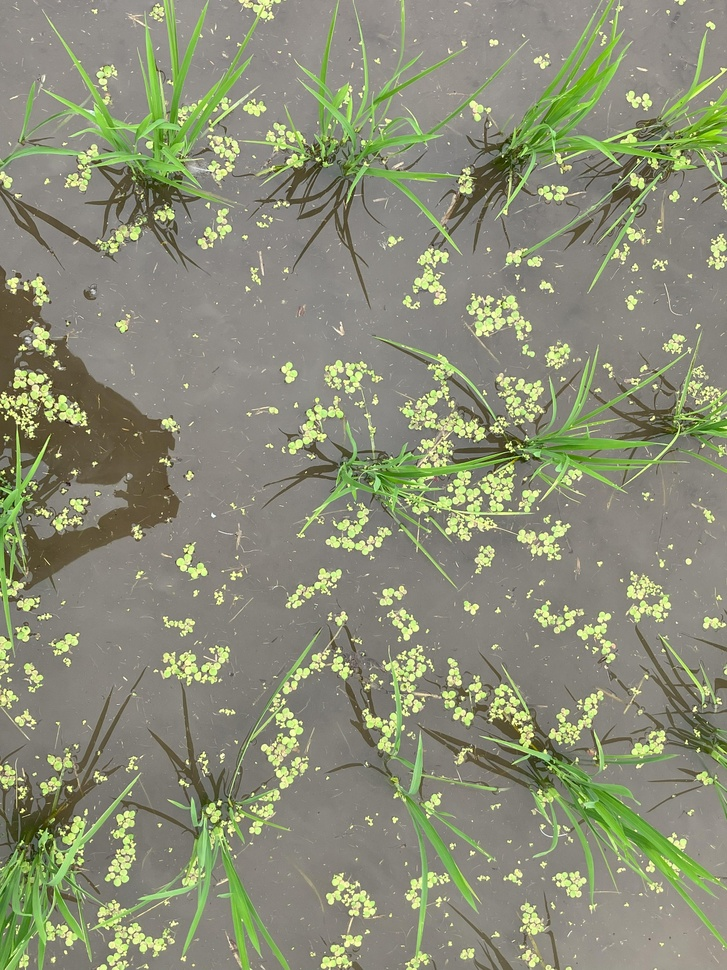
#> input picture src/pkgs/datasets/test_dataset/train/images/IMG_3319_jpg.rf.8db3803bc8d3a8358df8f67e8505e59c.jpg, 727 x 970 px, shrunk from 3024 x 4032 before the run, found by its file name
$ python visualize.py
#> lines starting #> are read from the running program, lines starting #| are printed output that depends on the picture
"""
可視化に関する関数をまとめたモジュール
"""
"""
可視化に関する関数をまとめたモジュール
"""
import numpy as np
import cv2

def overlay_mask_to_image(
        img: np.ndarray,
        mask: np.ndarray,
        alpha: float = 0.5
        ) -> np.ndarray:
    """
    Overlay mask to image with alpha.
    args:
        img: RGB image as np.ndarray. Shape is (H, W, 3).
        mask: Mask as np.ndarray [1, num_classes]. Shape is (H, W).
        alpha: Transparency factor for overlay, range [0, 1].
    returns:
        overlayed_img: Image with mask overlay as np.ndarray. Shape is (H, W, 3).
    """
    # Ensure the input image is in range [0, 255]

    # Define a color map for mask values (1-10)
    color_map = {
        1: (0, 0, 255),    # Blue
        2: (0, 255, 0),    # Green
        3: (255, 0, 0),    # Red
        4: (255, 255, 0),  # Yellow
        5: (255, 0, 255),  # Magenta
        6: (0, 255, 255),  # Cyan
        7: (128, 128, 128),# Gray
        8: (128, 0, 0),    # Maroon
        9: (0, 128, 0),    # Dark Green
        10: (0, 0, 128),   # Navy
    }

    # Create an overlay image of the same shape as the input image
    overlay = np.zeros_like(img, dtype=np.uint8)

    # Assign colors based on mask values
    for value, color in color_map.items():
        overlay[mask == value] = color
    # BGR -> RGB
    overlay = cv2.cvtColor(overlay, cv2.COLOR_BGR2RGB)


    # Blend the original image and the overlay
    overlayed_img = (img * (1 - alpha) + overlay * alpha).astype(np.uint8)

    return overlayed_img

def save_overlayed_image(
        img: np.ndarray,
        mask: np.ndarray,
        save_path: str,
        alpha: float = 0.5
        ) -> None:
    """
    Overlay mask to image and save the result.
    args:
        img: RGB image as np.ndarray. Shape is (H, W, 3).
        mask: Mask as np.ndarray [1, num_classes]. Shape is (H, W).
        save_path: Path to save the overlayed image.
        alpha: Transparency factor for overlay, range [0, 1].
    returns:
        None
    """
    overlayed_img = overlay_mask_to_image(img, mask, alpha=alpha)
    cv2.imwrite(save_path, overlayed_img)

if __name__ == "__main__":
    import cv2
    import matplotlib.pyplot as plt

    # Test overlay_mask_to_image
    img = cv2.imread("src/pkgs/datasets/test_dataset/train/images/IMG_3319_jpg.rf.8db3803bc8d3a8358df8f67e8505e59c.jpg")
#> img is the input picture: shape (970, 727, 3); mean B, G, R 118.4, 142.1, 138.7
    img = cv2.cvtColor(img, cv2.COLOR_BGR2RGB)
    mask = cv2.imread("src/pkgs/datasets/test_dataset/train/masks/IMG_3319_jpg.rf.8db3803bc8d3a8358df8f67e8505e59c_mask.png")[:,:,0]
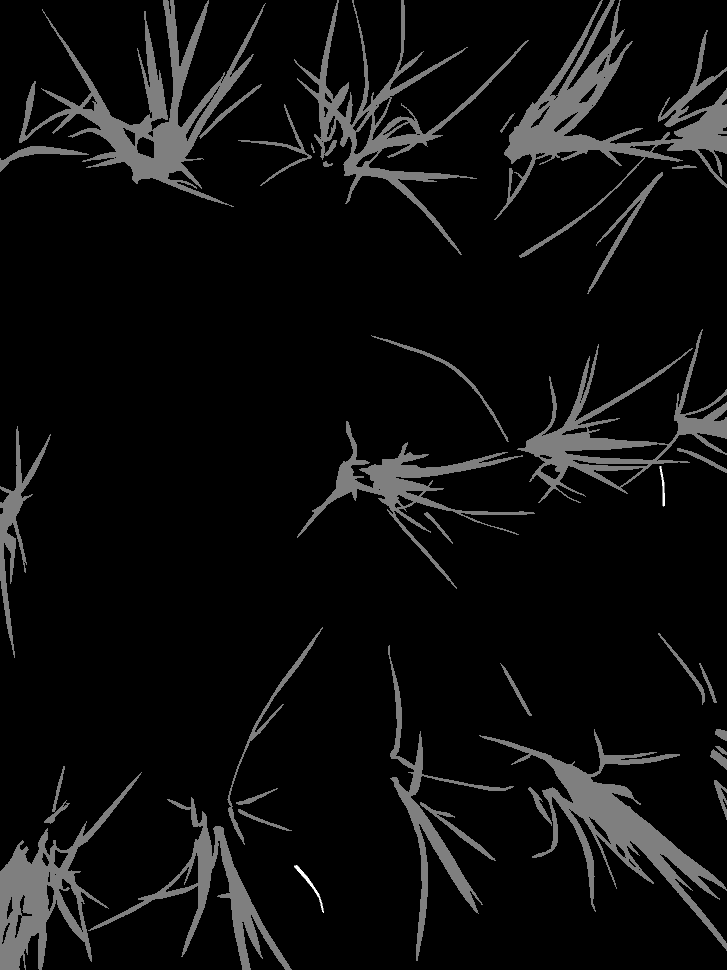
#> input picture src/pkgs/datasets/test_dataset/train/masks/IMG_3319_jpg.rf.8db3803bc8d3a8358df8f67e8505e59c_mask.png, 727 x 970 px, shrunk from 3024 x 4032 before the run, found by its file name
#> mask: shape (970, 727); min 0, max 2, mean 0.109
    overlayed_img = overlay_mask_to_image(img, mask, alpha=0.3)
#> in overlay_mask_to_image, `overlay = cv2.cvtColor(overlay, cv2.COLOR_BGR2RGB)`:
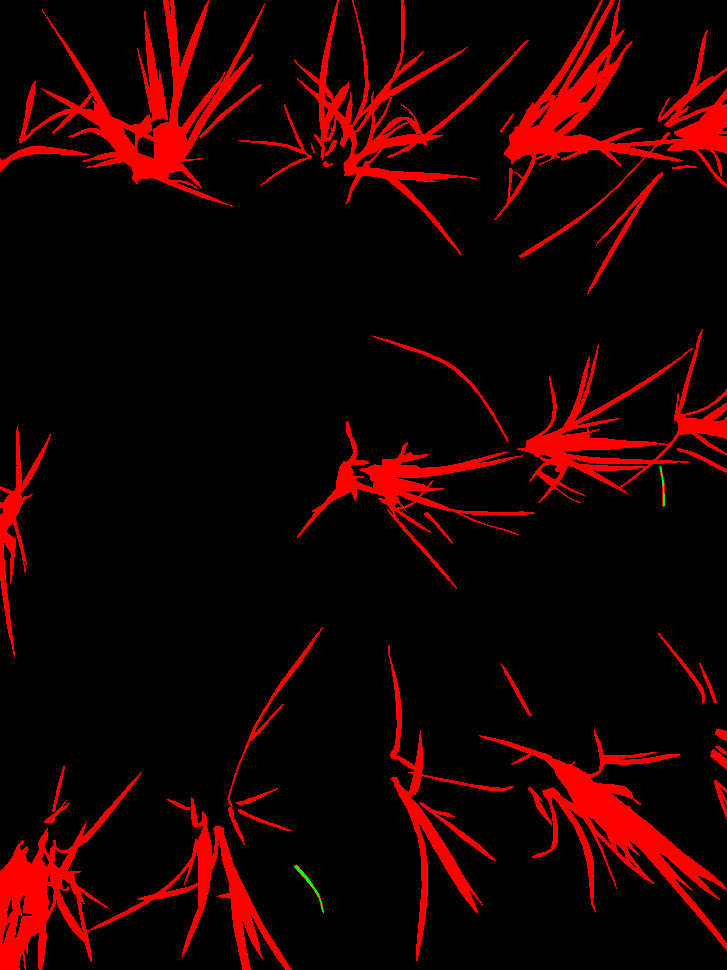
#> overlay: shape (970, 727, 3); mean R, G, B 27.7, 0.1, 0
#> in overlay_mask_to_image, `overlayed_img = (img * (1 - alpha) + overlay * alpha).astype(np.uint8)`:
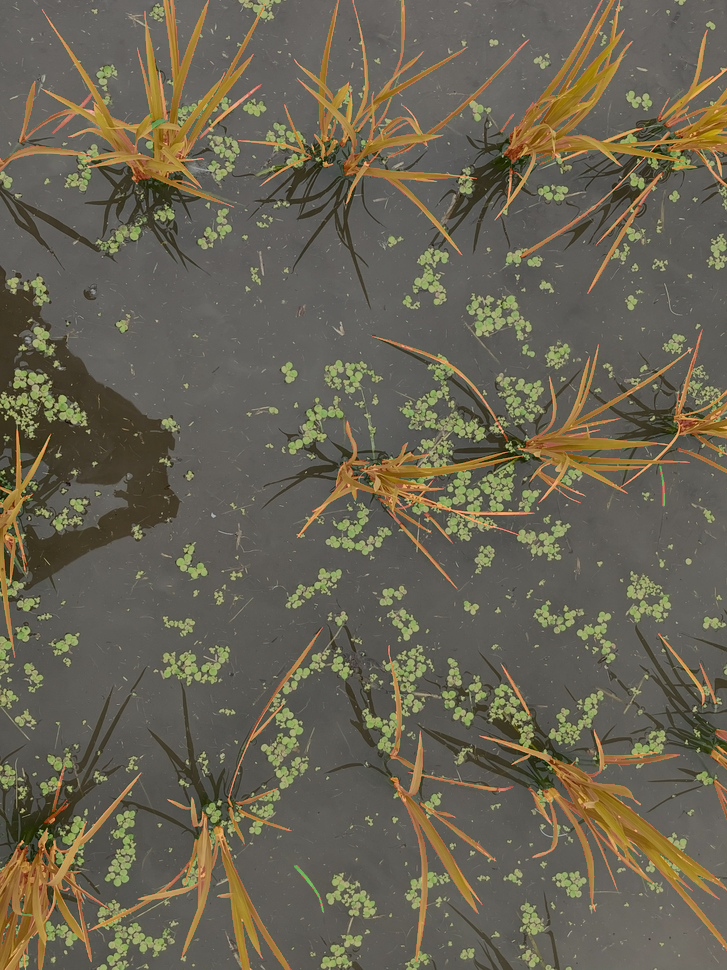
#> overlayed_img: shape (970, 727, 3); mean R, G, B 104.9, 99.1, 82.4
    print(overlayed_img.shape)
#| (970, 727, 3)

    # Test save_overlayed_image
    save_overlayed_image(img, mask, "overlayed_img.jpg", alpha=0.3)
    print("Overlayed image saved as overlayed_img.jpg")
